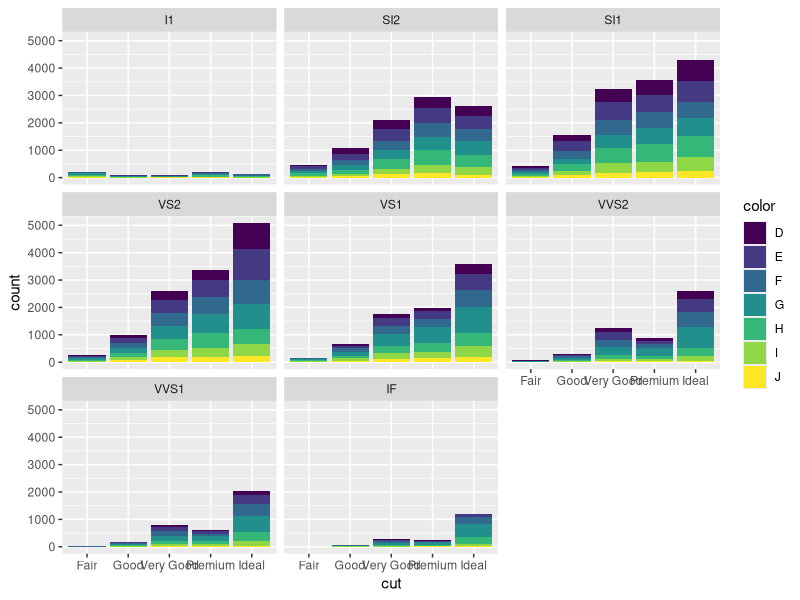
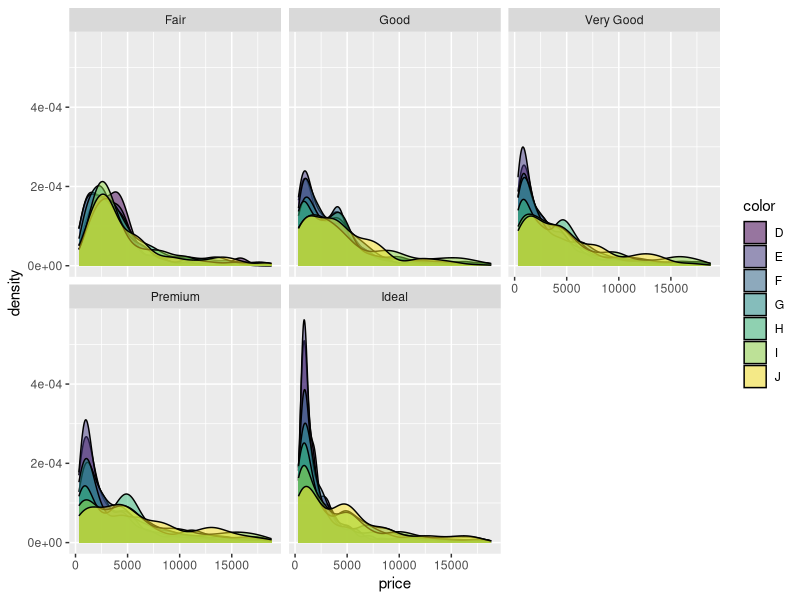
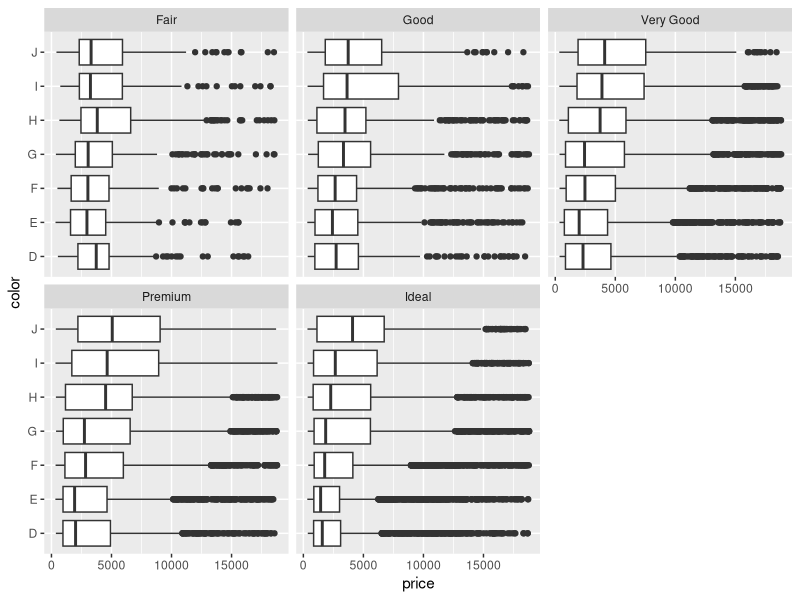
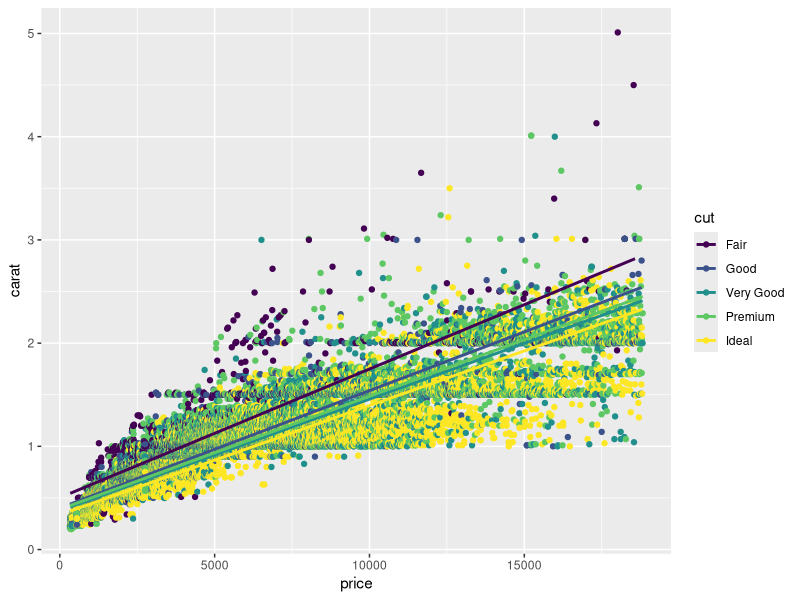
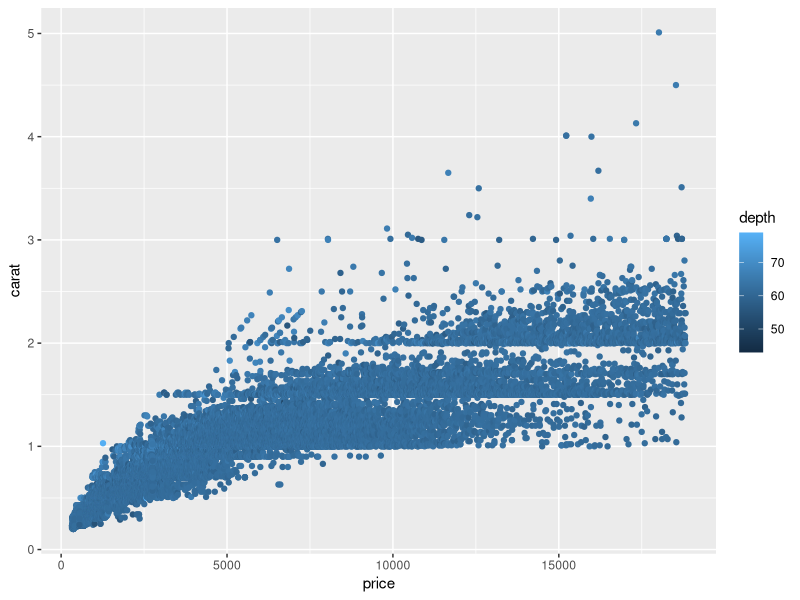

These figures' R source, in order:
## ---- chunk 1
knitr::opts_chunk$set(echo = TRUE, error = TRUE)
## ---- chunk 2
library(tidyverse)
## ---- chunk 3
?diamonds
## ---- chunk 4
ggplot(data = diamonds, mapping = aes(x = cut, fill = color)) +
  geom_bar() +
  facet_wrap(~clarity)

## ---- chunk 5
ggplot(data = diamonds, mapping = aes(x = price, fill = color)) +
  geom_density(alpha = 0.5) +
  facet_wrap(~cut)
## ---- chunk 6
ggplot(data = diamonds, mapping = aes(x = price, y = color)) +
  geom_boxplot() +
  facet_wrap(~cut)
## ---- chunk 7
ggplot(data = diamonds, mapping = aes(x = price, y = carat, color = cut)) +
  geom_point() +
  geom_smooth(se = FALSE, method = "lm")
## ---- chunk 8
ggplot(data = diamonds, mapping = aes(x = price, y = carat, color = depth)) +
  geom_point()
